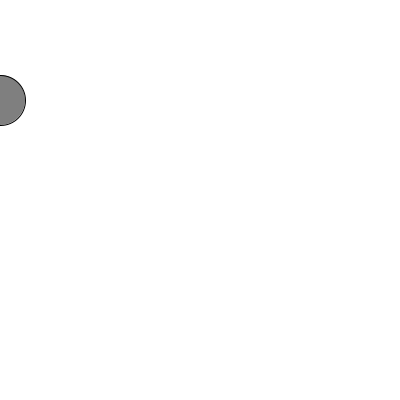
Frame 1 (no input)
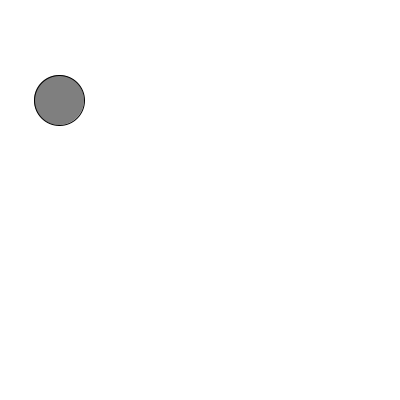
Frame 60 (the mouse pressed at the canvas centre just before this capture)
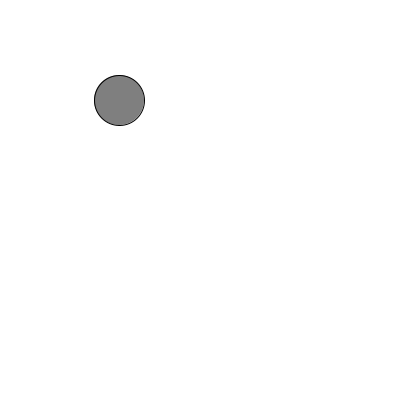
Frame 120 (the mouse held since frame 60 and released just before this capture)

The Processing sketch that drew these frames (run headless with seeded random() and noise(); from frame 60 on, the mouse is pressed at the canvas centre):

// Processing sketch: circleMoving
// ── circleMoving.pde
int circleX = 0;
int circleY = 100;
int offset = 1;

void setup(){
  size(400,400);
  ellipseMode(CENTER);
}


void draw(){
    background(255);
    stroke(0);
    fill(127);
    ellipse(circleX, circleY, 50,50);
    
    circleX = circleX + offset;
    
    // il mio cerchio non toca la parete destra
    if(circleX + 25 >= 400){
      offset = -1;
    }
    if(circleX - 25 <= 0){
      offset = +1;
    }
}
